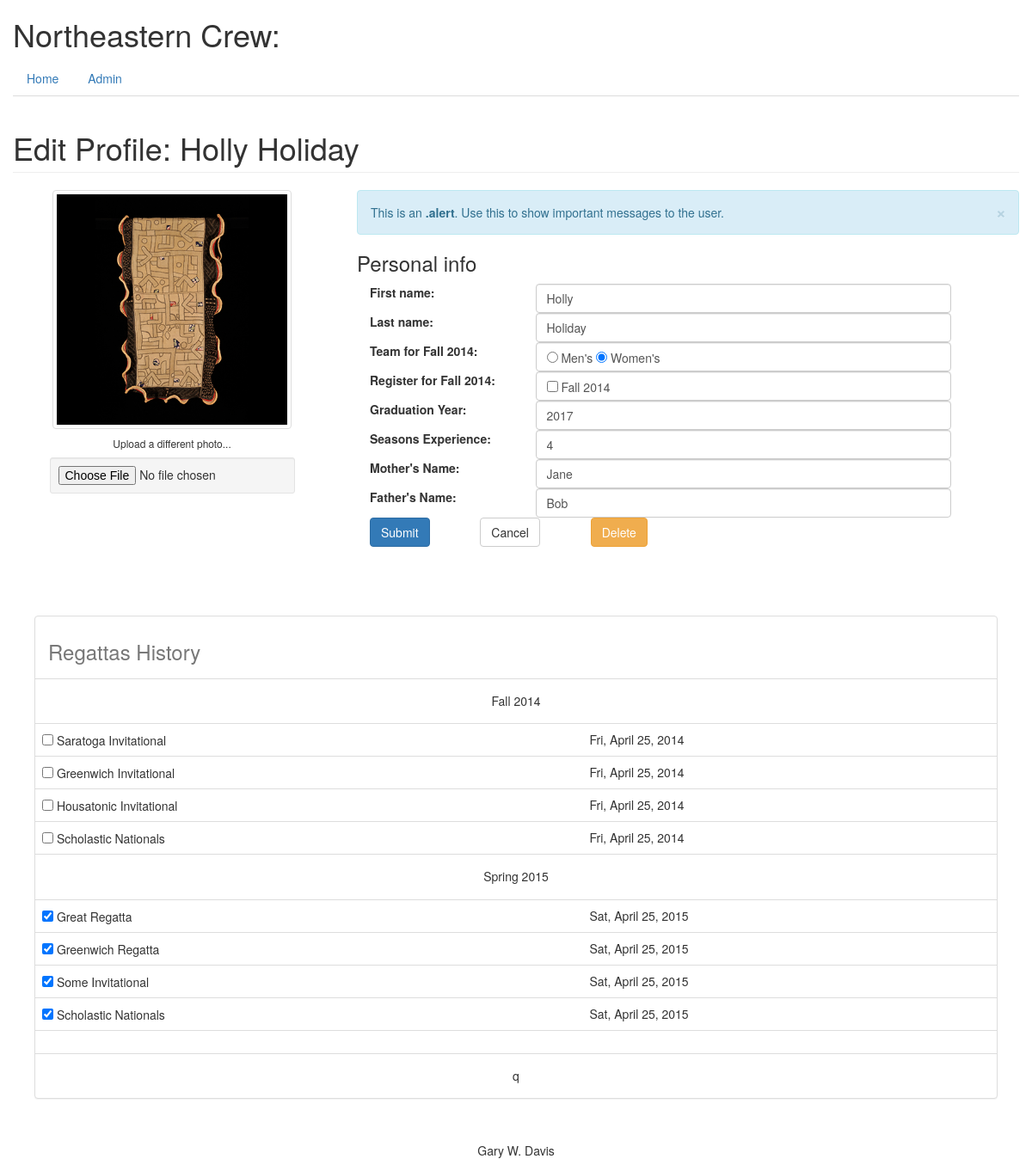
The app's page /rower/8/edit/ with its own data.
### database_setup.py (models this page shows, shortened)
class Rowers(Base):
    __tablename__ = 'rowers'
    id = Column(Integer, primary_key=True)
    fname = Column(String(60), nullable=False)
    lname = Column(String(60), nullable=False)
    photo = Column(String(60))
    gyear = Column(String(4))
    experience = Column(String(15))
    mother = Column(String(60))
    father = Column(String(60))
    season = relationship('Seasons', secondary='rowerseasons')
    regatta = relationship('Regattas', secondary='rowerregattas')
    team = relationship('Teams', secondary='rowerteams')

class Seasons(Base):
    __tablename__ = 'seasons'
    id = Column(Integer, primary_key=True)
    name = Column(String(30), unique=True, nullable=False)
    short = Column(String(15), unique=True)
    description = Column(String(120))
    rower = relationship('Rowers', secondary='rowerseasons')

class Teams(Base):
    __tablename__ = 'teams'
    id = Column(String(60), primary_key=True)
    name = Column(String(60), unique=True, nullable=False)
    rower = relationship('Rowers', secondary='rowerteams')

class Regattas(Base):
    __tablename__ = 'regattas'
    id = Column(Integer, primary_key=True)
    name = Column(String(250), nullable=False)
    season_id = Column(Integer, ForeignKey('seasons.id'), nullable=False)
    date = Column(DateTime)
    description = Column(String(250))
    weblink = Column(String(250))
    rower = relationship('Rowers', secondary='rowerregattas')
    season = relationship('Seasons')

### rowing.py (the view)
@app.route('/rower/<rower_id>/edit/', methods=['GET', 'POST'])
def editRower(rower_id):
    if request.method == 'POST':
        db_helper.update_rower(rower_id, request.form,
                               request.files, UPLOAD_FOLDER)
        return redirect(url_for('showRower', rower_id=rower_id))
    else:
        rower = db_helper.get_rower_from_rower_id(rower_id)
        rowed_regattas = db_helper.get_list_rowed_regattas(rower_id=rower_id)
        seasons = db_helper.get_all_seasons()
        regattas = db_helper.get_all_regattas()
        current_season = db_helper.get_current_season()
        current_team = db_helper.get_current_season_teams_for_rower_id(rower_id=rower_id)
        return render_template('editrower.html', rower=rower,
                               rowedregattas=rowed_regattas,
                               seasons=seasons,
                               regattas=regattas,
                               currentseason=current_season,
                               currentteam=current_team)

### db_helper.py (called while the page is built)
def get_current_season():
    return session.query(Seasons).get(currentseason['season_id'])

def get_all_seasons():
    return session.query(Seasons).all()

def get_all_regattas():
    return session.query(Regattas).all()

def get_rower_from_rower_id(rower_id):
    return session.query(Rowers).get(rower_id)

def get_list_rowed_regattas(rower_id):
    rower = session.query(Rowers).get(rower_id)
    rowedregattas = []
    for rr in rower.regatta:
        rowedregattas.append(rr.id)
    return rowedregattas

def get_first(iterable, default=None):
    if iterable:
        for item in iterable:
            return item
    return default

def get_teams_for_rower_id_and_season_id(rower_id, season_id):
    rower = get_rower_from_rower_id(rower_id)
    current_team = get_first(rower.team)
    return current_team

def get_current_season_teams_for_rower_id(rower_id):
    season_id = get_current_season().id
    return get_teams_for_rower_id_and_season_id(rower_id, season_id)

### templates/editrower.html (shortened to what this page needs)
{% extends "base.html" %}
{% block content %}
<h1 class="page-header">Edit Profile: {{rower.fname}} {{rower.lname}}</h1>
<form class="form-compact" role="form" action="{{ url_for('editRower', rower_id=rower.id)}}"
          method = 'POST' enctype='multipart/form-data'>
  <div class="row">
    <div class="col-md-4 col-sm-6 col-xs-12">
      <div class="text-center">
        <img src="{{ url_for('static',
              filename='images/' + rower.photo)}}" class="avatar img-rounded img-thumbnail" alt="avatar" width="75%">
        <h6>Upload a different photo...</h6>
        <input type="file" name='photo' class="text-center center-block well well-sm">
      </div>
    </div>
    <div class="col-md-8 col-sm-6 col-xs-12 personal-info">
      <div class="alert alert-info alert-dismissable">
        <a class="panel-close close" data-dismiss="alert">×</a>
        This is an <strong>.alert</strong>. Use this to show important messages to the user.
      </div>
      <h3>Personal info</h3>
      <div class="form-group">
        <label class="col-lg-3 control-label">First name:</label>
        <div class="col-lg-8">
          <input class="form-control" name='fname' value="{{rower.fname}}" type="text">
        </div>
      </div>
      <div class="form-group">
        <label class="col-lg-3 control-label">Last name:</label>
        <div class="col-lg-8">
          <input class="form-control" name='lname' value="{{rower.lname}}" type="text">
        </div>
      </div>
      <div class="form-group">
        <label class="col-lg-3 control-label">Team for {{currentseason.name}}:</label>
        <div class="col-lg-8">
          <div class="form-control">
            <input type='radio' name='team' value="mens" {% if currentteam.id == 'mens'%} checked {% endif %}>
              Men's
            <input type='radio' name='team' value="womens" {% if currentteam.id == 'womens' %} checked {% endif %}>
              Women's
          </div>
        </div>
      </div>
      <div class="form-group">
        <label class="col-lg-3 control-label">Register for {{ currentseason.name }}:</label>
        <div class="col-lg-8">
          <div class="form-control">
            <input type='checkbox' name='rower_seasons' value='1'
                    {% for s in rower.season %}
                    {% endfor %}
                   />
                {{ currentseason.name }}
          </div>
        </div>
      </div>
      <div class="form-group">
        <label class="col-lg-3 control-label">Graduation Year:</label>
        <div class="col-lg-8">
          <input class="form-control" name='gyear' value="{{rower.gyear}}" type="text">
        </div>
      </div>
      <div class="form-group">
        <label class="col-lg-3 control-label">Seasons Experience:</label>
        <div class="col-lg-8">
          <input class="form-control" name='experience' value="{{rower.experience}}" type="text">
        </div>
      </div>
      <div class="form-group">
        <label class="col-lg-3 control-label">Mother's Name:</label>
        <div class="col-lg-8">
          <input class="form-control" name='mother' value="{{rower.mother}}" type="text">
        </div>
      </div>
      <div class="form-group">
        <label class="col-lg-3 control-label">Father's Name:</label>
        <div class="col-lg-8">
          <input class="form-control" name='father' value="{{rower.father}}" type="text">
        </div>
      </div>
      <div class='form-group'>
        <div class="control-label col-xs-2">
          <button type="submit" value='Submit Edits' class="btn btn-primary">Submit</button>
        </div>
      </div>
      <div class='form-group'>
        <div class="control-label col-xs-2">
          <a class="btn btn-default" onclick="goBack()" role="button">Cancel</a>
        </div>
      </div>
      <div class='form-group'>
        <div class="control-label col-xs-2">
          <a class="btn btn-warning" href="{{ url_for('deleteRowerConfirmation', rower_id=rower.id)}}" role="button">Delete</a>
        </div>
      </div>
    </div>
  </div>
  <div class = "row" style="padding-top: 40px;">
    <div class="panel panel-default", style="margin:40px">
      <table class="table table-hover" >
        <caption> <h3>Regattas History</h3></caption>
        {% for s in seasons %}
          <tr><td colspan="2" align="center"><h5>{{s.description}}</h5></td></tr>
          {% for r in regattas if r.season_id == s.id %}
            <tr>
              <td><input type='checkbox' name='rower_regattas' value='{{r.id}}' {% if r.id in rowedregattas %}checked{%endif%}>
                  {{r.name}}</td>
              <td>{{r.date.strftime('%a, %B %d, %Y')}}</td>
            </tr>
          {% endfor %}
        {% endfor %}
      </table>
    </div>
  </div>
</form>
{% endblock %}

### records on screen
Rowers: fname "Holly", lname "Holiday", photo (picture), gyear "2017", experience "4", mother "Jane", father "Bob"
Seasons: name "Fall 2014", description "Fall 2014"
Teams: team "☑"
Seasons: description "Spring 2015"
Regattas: name "Saratoga Invitational", date "Fri, April 25, 2014"
Regattas: name "Greenwich Invitational", date "Fri, April 25, 2014"
Regattas: name "Housatonic Invitational", date "Fri, April 25, 2014"
Regattas: name "Scholastic Nationals", date "Fri, April 25, 2014"
Regattas: rower_regattas "☑", name "Great Regatta", date "Sat, April 25, 2015"
Regattas: rower_regattas "☑", name "Greenwich Regatta", date "Sat, April 25, 2015"
Regattas: rower_regattas "☑", name "Some Invitational", date "Sat, April 25, 2015"
Regattas: rower_regattas "☑", name "Scholastic Nationals", date "Sat, April 25, 2015"
Seasons: description "q"
